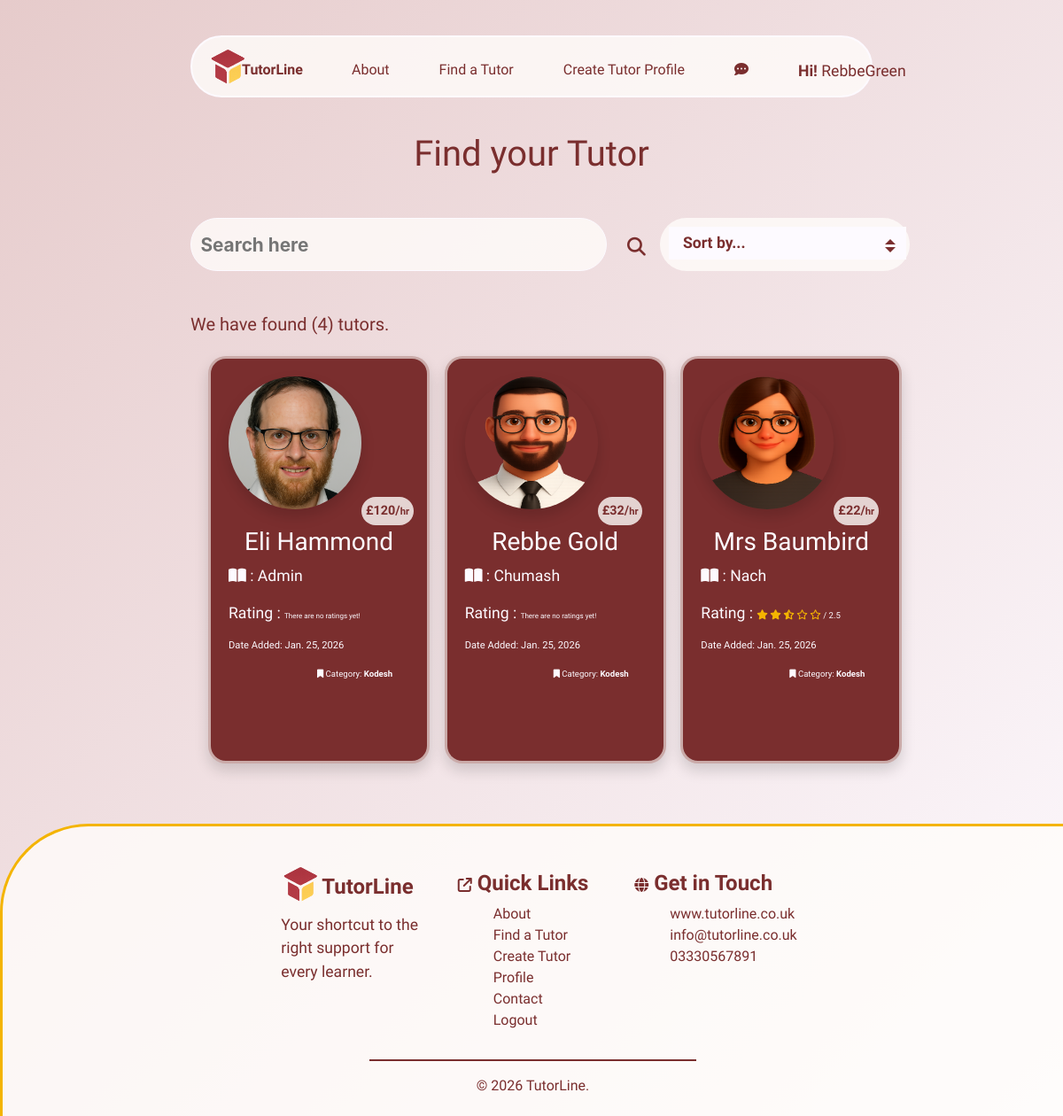
Screenshot of /tutors/ (signed in) with the database file from the repository.
### tutors/models.py (models this page shows, shortened)
class Tutors(models.Model):
    class Meta:
        verbose_name_plural = "Tutors"
    user = models.ForeignKey(User, on_delete=models.CASCADE, null=True, blank=True)
    name = models.CharField(max_length=254)
    location = models.ForeignKey('Location', null=True, blank=True,
                                 on_delete=models.SET_NULL)
    category = models.ForeignKey('Category', null=True, blank=True,
                                 on_delete=models.SET_NULL)
    date_added = models.DateField(auto_now=True)
    subject = models.CharField(max_length=254)
    price = models.IntegerField()
    active = models.BooleanField(default=True)
    description = models.TextField()
    email = models.EmailField()
    phone = models.CharField(max_length=14)
    rating = models.FloatField(default=0)
    image = models.ImageField(blank=True, null=True)
    is_male = models.BooleanField()
    color_1 = models.IntegerField(default=rand)
    color_2 = models.IntegerField(default=rand)
    color_3 = models.IntegerField(default=rand)

class Category(models.Model):
    class Meta:
        verbose_name_plural = "Categories"
    name = models.CharField(max_length=254)
    def __str__(self):
        return self.name

### tutors/views.py (the view)
# urls.py: path('tutors/', include('tutors.urls')),
def tutors(request):
    tutors = Tutors.objects.all()
    active_tutors = Tutors.objects.filter(active=True)
    expiry = date.today() - timedelta(days=3)
    gone = Tutors.objects.filter(date_added__lt=expiry)
    for g in gone:
        g
    if active_tutors.exists():
        tutors = active_tutors
    else:
        tutors = None
    query = None
    sort = request.GET.get('sort')
    if request.GET:
        if 'q' in request.GET:
            query = request.GET['q']
            queries = Q(name__icontains=query) | Q(subject__icontains=query) | Q(category__name__icontains=query) | Q(location__name__icontains=query)
            tutors = tutors.filter(queries)
    if sort == "price_low":
        tutors = tutors.order_by('price')
    elif sort == "price_high":
        tutors = tutors.order_by('-price')
    elif sort == "most_recent":
        tutors = tutors.order_by('-date_added')
    elif sort == "highest_rating":
        tutors = tutors.filter(rating__gt=0).order_by('-rating')
    context = {
                'tutors': tutors,
                'search': query,
                'expired': g
                }
    return render(request, 'tutors/tutors.html', context)

### tutors/templates/tutors/tutors.html (shortened to what this page needs)
{% extends "base.html" %}
{% load static %}
{% block extracss%}
<link rel="stylesheet" href="{% static 'css/tutors.css' %}">
{% endblock %}
{% block content %}
    <h1>Find your Tutor</h1>
    <div class="container-fluid mt-5">
        <div class="row">
            <div class="col-1 col-md-2"></div>
            <div class="col-10 col-md-5">
                 <form action="{% url 'tutors' %}" method="GET">
                    <div class="search-bar">
                        <input type="text" class="search-input" name="q" placeholder="Search here">
                        <button class="btn" type="submit"><i class="fas fa-search"></i></button>
                    </div>
                 </form>
            </div>
            <div class="col-1 col-md-5">
                <form action="{% url 'tutors' %}" method="GET">
                    <div class="select-box">
                        <select name="sort" onchange="this.form.submit()">
                            <option value="">Sort by...</option>
                        </select>
                    </div>
                </form>
            </div>
        </div>
    </div>
    <section class="mt-5">
        <div class="container-fluid">
            <div class="row search-results">
                <div class="col-1 col-md-2"></div>
                <div class="col-11 col-md-4">
                    <h5>We have found ({{ tutors.count }}) tutor{% if tutors.count == 1 %}{% else %}s{% endif %}{% if search %}, for <strong>"{{ search }}"</strong>.{% else %}.
                        {% endif %}
                    </h5>
                </div>
                <div class="d-none d-md-block col-md-6"></div>
            </div>
            <div class="row mt-3">
                <div class="col-1 col-md-2"></div>
                <div class="col-10 col-md-8">
                    <div class="row">
                        {% for tutor in tutors %}
                        {% if tutor != expired %}
                        <div class="col-12 col-md-6 col-lg-4">
                            <a href="{% url 'tutor_details' tutor.id %}">
                                <div class="tutor-card shadow">
                                    {% if tutor.is_male == True %}
                                    {% if tutor.image %}
                                    <img src="{{ tutor.image.url }}" class="image shadow" alt="{{ tutor.name }}">
                                    {% else %}
                                    <img src="/media/placeholder_male2.png" class="image shadow" alt="{{ tutor.name }}">
                                    {% endif %}
                                    {% else %}
                                    <img src="/media/placeholder_female.png" class="image shadow" alt="{{ tutor.name }}">
                                    {% endif %}
                                    <p class="price-stamp">£{{ tutor.price }}/<span class="per-hr">hr</span></p>
                                    <div class="details">
                                        <h3>{{ tutor.name }}</h3>
                                        <p><i class="fa-solid fa-book-open"></i> : {{ tutor.subject }}</p>
                                        <p>
                                            Rating : {% if tutor.rating == 0 %}
                                            <span class="no-rating">There are no ratings yet!</span>
                                            {% else %}
                                            {% if tutor.rating == 5 %}
                                            <i class="fa-solid fa-star r-stars"></i>
                                            <i class="fa-solid fa-star r-stars"></i>
                                            <i class="fa-solid fa-star r-stars"></i>
                                            <i class="fa-solid fa-star r-stars"></i>
                                            <i class="fa-solid fa-star r-stars"></i>
                                            {% elif tutor.rating > 4 %}
                                            <i class="fa-solid fa-star r-stars"></i>
                                            <i class="fa-solid fa-star r-stars"></i>
                                            <i class="fa-solid fa-star r-stars"></i>
                                            <i class="fa-solid fa-star r-stars"></i>
                                            <i class="fa-solid fa-star-half-stroke r-stars"></i>
                                            {% elif tutor.rating == 4 %}
                                            <i class="fa-solid fa-star r-stars"></i>
                                            <i class="fa-solid fa-star r-stars"></i>
                                            <i class="fa-solid fa-star r-stars"></i>
                                            <i class="fa-solid fa-star r-stars"></i>
                                            <i class="fa-regular fa-star r-stars"></i>
                                            {% elif tutor.rating > 3 %}
                                            <i class="fa-solid fa-star r-stars"></i>
                                            <i class="fa-solid fa-star r-stars"></i>
                                            <i class="fa-solid fa-star r-stars"></i>
                                            <i class="fa-solid fa-star-half-stroke r-stars"></i>
                                            <i class="fa-regular fa-star r-stars"></i>
                                            {% elif tutor.rating == 3 %}
                                            <i class="fa-solid fa-star r-stars"></i>
                                            <i class="fa-solid fa-star r-stars"></i>
                                            <i class="fa-solid fa-star r-stars"></i>
                                            <i class="fa-regular fa-star r-stars"></i>
                                            <i class="fa-regular fa-star r-stars"></i>
                                            {% elif tutor.rating > 2 %}
                                            <i class="fa-solid fa-star r-stars"></i>
                                            <i class="fa-solid fa-star r-stars"></i>
                                            <i class="fa-solid fa-star-half-stroke r-stars"></i>
                                            <i class="fa-regular fa-star r-stars"></i>
                                            <i class="fa-regular fa-star r-stars"></i>
                                            {% elif tutor.rating == 2 %}
                                            <i class="fa-solid fa-star r-stars"></i>
                                            <i class="fa-solid fa-star r-stars"></i>
                                            <i class="fa-regular fa-star r-stars"></i>
                                            <i class="fa-regular fa-star r-stars"></i>
                                            <i class="fa-regular fa-star r-stars"></i>
                                            {% elif tutor.rating > 1 %}
                                            <i class="fa-solid fa-star r-stars"></i>
                                            <i class="fa-solid fa-star-half-stroke r-stars"></i>
                                            <i class="fa-regular fa-star r-stars"></i>
                                            <i class="fa-regular fa-star r-stars"></i>
                                            <i class="fa-regular fa-star r-stars"></i>
                                            {% else %}
                                            <i class="fa-solid fa-star r-stars"></i>
                                            <i class="fa-regular fa-star r-stars"></i>
                                            <i class="fa-regular fa-star r-stars"></i>
                                            <i class="fa-regular fa-star r-stars"></i>
                                            <i class="fa-regular fa-star r-stars"></i>
                                            {% endif %}
                                            <span class="rating-num"> / {{ tutor.rating|floatformat:1 }}</span>
                                            {% endif %}
                                        </p>
                                        <p class="date-tag">Date Added: {{ tutor.date_added }}</p>
                                        <p class="category-tag"><i class="fa-solid fa-bookmark"></i> Category: <strong>{{ tutor.category }}</strong></p>
                                    </div>
                                </div>
                            </a>
                        </div>
                        {% endif %}
                        {% endfor %}
                    </div>
                </div>
                <div class="col-1 col-md-2"></div>
            </div>
        </div>
    </section>
{% endblock %}

### templates/base.html (shortened to what this page needs)
{% load static %}
<!doctype html>
<html lang="en">
  <head>
    {% block corecss %}
        <link rel="stylesheet" href="{% static 'css/base.css' %}">
        <link rel="stylesheet" href="{% static 'css/mobile-base.css' %}">
        <link rel="stylesheet" href="{% static 'css/buttons.css' %}">
        <link rel="stylesheet" href="https://cdnjs.cloudflare.com/ajax/libs/font-awesome/6.6.0/css/all.min.css">
        <link rel="stylesheet" href="https://cdnjs.cloudflare.com/ajax/libs/font-awesome/6.6.0/css/all.min.css">
        <link rel="stylesheet" href="https://cdn.jsdelivr.net/npm/bootstrap@4.6.2/dist/css/bootstrap.min.css">
    {% endblock %}
    {% block extracss%}
    {% endblock %}
  </head>
  <body>
    <header>
      <div class="container-fluid">
        <div class="row above-nav"></div>
        <div class="row">
          <div class="col-1 col-lg-2"></div>
          <div class="col-10 col-lg-8" id="nav">
            <ul class="d-none d-md-block nav nav-desktop">
              <li><a href="{% url 'home' %}">
                <img src="/media/logo.png" alt="logo" class="logo"><span class="logo-txt">TutorLine</span>
              </a></li>
              <span class="nav-options {% if request.user.is_authenticated %}nav-logged{% else %} nav-non-logged{% endif %}">
                <li class="nav-select"><a href="{% url 'about' %}">About</a></li>
                <li class="nav-select"><a href="{% url 'tutors' %}">Find a Tutor</a></li>
                {% if request.user.is_authenticated %}
                <li class="nav-select"><a href="{% url 'create_tutor' user.id %}">Create Tutor Profile</a></li>
                {% else %}
                <li class="nav-select pointer" onclick="profileSignIn()">Create Tutor Profile</li>
                {% endif %}
                {% if request.user.is_authenticated %}
                {% if unread_count >= 1%}
                <li class="message-count-display">
                  <a href="{% url 'messaging' %}">
                    <i class="fa-solid fa-bell"></i><span class="message_num">({{ unread_count }})</span>
                  </a>
                </li>
                {% else %}
                <li class="nav-select">
                  <a href="{% url 'messaging' %}">
                    <i class="fa-solid fa-comment-dots"></i>
                  </a>
                </li>
                {% endif %}
                {% endif %}
                <li class="sign-in nav-select">
                  {% if request.user.is_authenticated %}
                  <p><strong>Hi!</strong> {{ user.username }}</p>
                  {% else %}
                  <i class="fa-solid fa-user"></i>
                   <a href="{% url 'account_login' %}">Login/SignUp</a>
                  {% endif %}
                </li>
              </span>
            </ul>
          </div>
          <div class="col-1 col-lg-2"></div>
        </div>
      </div>
    </header>
    {% block content %}
    {% endblock %}
    <footer>
      <div class="container-fluid footer-area mt-5">
        <div class="row">
          <div class="col-1 col-lg-3"></div>
          <div class="col-3 col-lg-2 me-3">
            <a href="">
              <h4><img src="/media/logo.png" alt="logo" class="footer-logo">
                <strong>TutorLine</strong>
              </h4>
            </a>
            <p>Your shortcut to the right support for every learner.</p>
          </div>
          <div class="col-4 col-lg-2">
            <h4>
              <span class="h6"><i class="fa-solid fa-arrow-up-right-from-square"></i></span>
              <strong>Quick Links</strong>
            </h4>
            <ul class="footer-list">
              <li><a href="{% url 'about' %}">About</a></li>
              <li><a href="{% url 'tutors' %}">Find a Tutor</a></li>
              <li><a href="">Create Tutor Profile</a></li>
              <li><a href="">Contact</a></li>
              {% if request.user.is_authenticated %}
              <li><a href="#nav" role="button" onclick="revealLogout()">Logout</a></li>
              {% else %}
              <li><a href="{% url 'account_login' %}">Login</a></li>
              {% endif %}
            </ul>
          </div>
          <div class="col-3 col-lg2">
            <h4>
              <span class="h6"><i class="fa-solid fa-globe"></i></span>
              <strong>Get in Touch</strong>
            </h4>
            <ul class="footer-list">
              <li>www.tutorline.co.uk</li>
              <li>info@tutorline.co.uk</li>
              <li>03330567891</li>
            </ul>
          </div>
          <div class="col-1 col-lg3"></div>
        </div>
        <div class="row ftr-row">
          <div class="col-4"></div>
          <div class="col-4 text-center">
            <hr>
            &copy; {% now "Y" %} TutorLine.
          </div>
          <div class="col-4"></div>
        </div>
      </div>
    </footer>
  </body>
</html>

### rows the page displays
Tutors: image (picture), price "120", name "Eli Hammond", subject "Admin", rating "There are no ratings yet!", date_added "Jan. 25, 2026", category "Kodesh"
Tutors: is_male True (drawn), price "32", name "Rebbe Gold", subject "Chumash", rating "There are no ratings yet!", date_added "Jan. 25, 2026", category "Kodesh"
Tutors: is_male False (drawn), price "22", name "Mrs Baumbird", subject "Nach", rating "2.5", date_added "Jan. 25, 2026", category "Kodesh"

### other values shown
{{ user.username }} "RebbeGreen"
{{ tutors.count }} "4"
